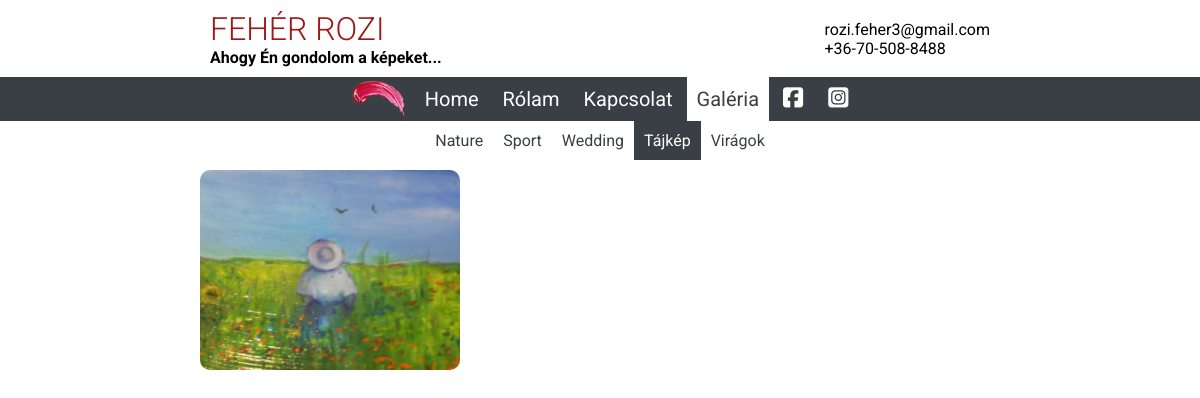
/gallery/?category=Tájkép, run on an earlier commit of the app's database.
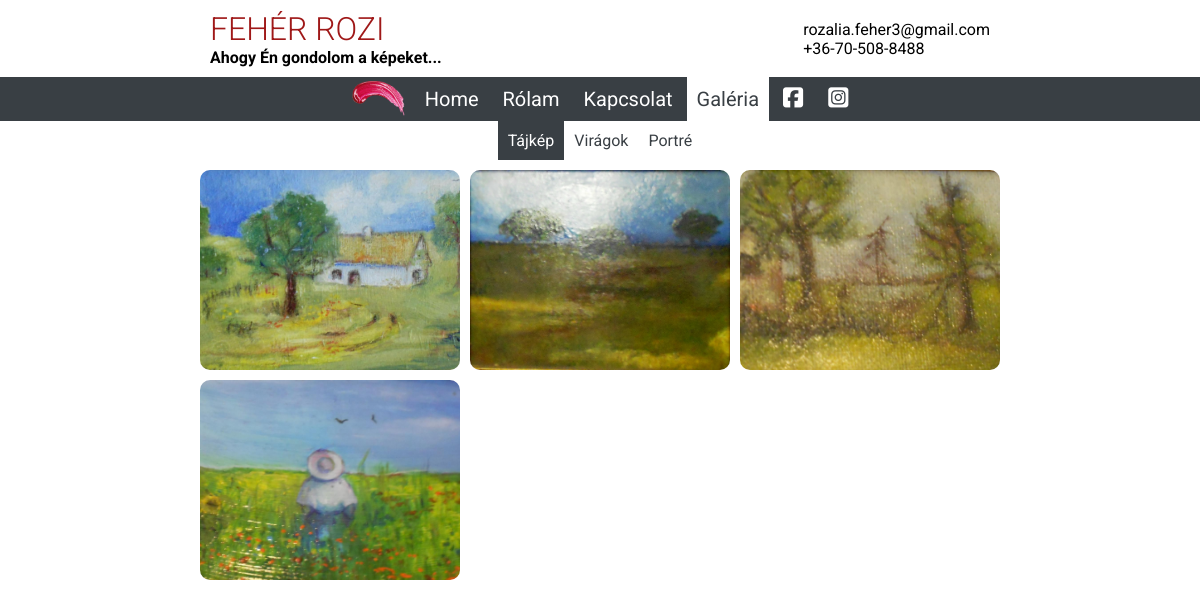
And on a later commit of the database.
### pages/models.py (models this page shows, shortened)
class Contact(models.Model):
    email = models.EmailField(max_length=200)
    phone = models.CharField(max_length=200)
    facebook = models.URLField(max_length=200, blank=True)
    instagram = models.URLField(max_length=200, blank=True)

### gallery/models.py (models this page shows, shortened)
class Category(models.Model):
    title = models.CharField(max_length=200)
    def __str__(self):
        return self.title

class Photo(models.Model):
    category = models.ForeignKey(Category, on_delete=models.CASCADE)
    frontpage = models.BooleanField(default=False)
    title = models.CharField(max_length=200)
    image = models.ImageField(upload_to="photos")
    description = models.TextField(max_length=1000)
    uploaded = models.DateTimeField(auto_now_add=True)
    slug = models.SlugField(max_length=200, blank=True, editable=False)

### gallery/views.py (the view)
# urls.py: path('', GalleryView.as_view()),
class GalleryView(ListView):
    template_name = "gallery.html"
    model = Photo
    context_object_name = "photos"
    extra_context = {
        "categories": Category.objects.all(),
    }
    def get_queryset(self):
        category_name = self.request.GET.get("category")
        if category_name:
            photos = Photo.objects.filter(category__title=category_name)
        else:
            photos = Photo.objects.all()
        return photos

### pages/context_processors.py (called while the page is built)
def global_context(request):
    contact_list = Contact.objects.all()
    if not contact_list:
        return {}
    return {
        "email": contact_list[0].email,
        "phone": contact_list[0].phone,
        "facebook": contact_list[0].facebook,
        "instagram": contact_list[0].instagram,
    }

### templates/gallery.html (shortened to what this page needs)
{% extends "_base.html" %}
{% block body %}
    <div class="gallery-layout">
        <div class="menu">
            {% for category in categories %}
                <a href="/gallery/?category={{ category }}" class="category-button {% if  request.GET.category == category.title %}active{% endif %} ">{{ category }}</a>
            {% endfor %}
        </div>
        <div class="image-grid">
            {% for photo in photos %}
                <a href="/gallery/{{ photo.slug }}/">
                    <div class="thumbnail-container" style="background-image: url({{ photo.image.url }}) "></div>
                </a>
            {% endfor %}
        </div>
    </div>
{% endblock body  %}

### templates/_base.html (shortened to what this page needs)
<!DOCTYPE html>
{% load static %}
<html lang="en">
<head>
    <link rel="stylesheet" href="{% static 'css/main.css' %}">
    <link rel="stylesheet" href="{% static 'css/mobile.css' %}">
</head>
<body>
    <div class="content-container">
        {% include '_header.html' %}
    </div>
    {% include '_menu.html' %}
    <div class="content-container">
        {% block body %}
        {% endblock body  %}
    </div>
</body>
</html>

### templates/_header.html
<header>
    <div>
        <h1 >
        FEHÉR ROZI
        </h1>
        <h4 >Ahogy Én gondolom a képeket...</h4>
    </div>
    <div>
        <p>{{email}}</p>
        <p>{{phone}}</p>
    </div>
</header>

### templates/_menu.html (shortened to what this page needs)
<div class="navbar">
    <a href="/">   <img src="/static/images/ecset.png" width="73px" /> </a>
    <div class="desktop-menu" id="desktop-menu-container">
        <a href="/" class="nav-button {% if request.path == '/' %}active{%endif%}">Home</a>
        <a href="/about/" class="nav-button {% if request.path == '/about/' %}active{%endif%}">Rólam</a>
        <a href="/contact/" class="nav-button {% if request.path == '/contact/' %}active{%endif%}">Kapcsolat</a>
        <a href="/gallery/" class="nav-button {% if request.path == '/gallery/' %}active{%endif%}">Galéria</a>
        <a href="{{ facebook }}" class="nav-button">
            <i class="fab fa-facebook-square"></i>
        </a>
        <a href="{{ instagram }}" class="nav-button">
            <i class="fab fa-instagram-square"></i>
        </a>
    </div>
</div>

### static/css/main.css (style rules this page uses)
* { margin: 0; padding: 0; box-sizing: border-box; }
body { font-family: 'Roboto', sans-serif; }
h1, h2, h3 { color: #9f1818; font-weight: 300; }
.content-container { max-width: 800px; margin: 0 auto; }

### static/css/mobile.css (style rules this page uses)
@media only screen and (min-width: 961px) { .desktop-menu { display: block; } }

### static/css/navbar.css (style rules this page uses)
.navbar { position: sticky; top: 0; z-index: 10; min-height: 44px; background-color: #393f44; display: flex; justify-content: center; align-items: center; border-bottom: 1px solid #393f44; }
.nav-button { color: white; font-size: 20px; text-decoration: none; padding: 10px 10px; cursor: pointer; }
.nav-button i { font-size: 23px; }
.active { background-color: white; color: #393f44; }
.navbar img { display: flex; justify-content: none; align-items: center; padding: 0px 10px ; }

### static/css/header.css (style rules this page uses)
header { margin: 10px; display: flex; justify-content: space-between; align-items: center; }

### static/css/gallery.css (style rules this page uses)
.gallery-layout { display: flex; flex-direction: column; }
.gallery-layout .menu { position: sticky; top:44px; background-color: white; z-index: 10; display: flex; justify-content: center; margin: 0 0 10px 0; }
.category-button { padding: 10px; background-color: transparent; color: #393f44; text-decoration: none; transition: background-color 0.3s, color 0.3s; }
.gallery-layout .active { background-color: #393f44; color: white; }
.image-grid { display: grid; grid-template-columns: repeat(auto-fill, minmax(200px, 1fr)); grid-gap: 10px; }
.thumbnail-container { width: 100%; height: 200px; background-position: top; background-size: cover; border-radius: 10px; }

What changed in the data, as far as the page shows it:
removed Category: title "Nature"
removed Category: title "Sport"
removed Category: title "Wedding"
changed Contact: email "rozi.feher3@gmail.com" → "rozalia.feher3@gmail.com"
added Category: title "Portré"
now on this page (row edited): Photo: image (picture)
now on this page (row edited): Photo: image (picture)
now on this page (row edited): Photo: image (picture)
